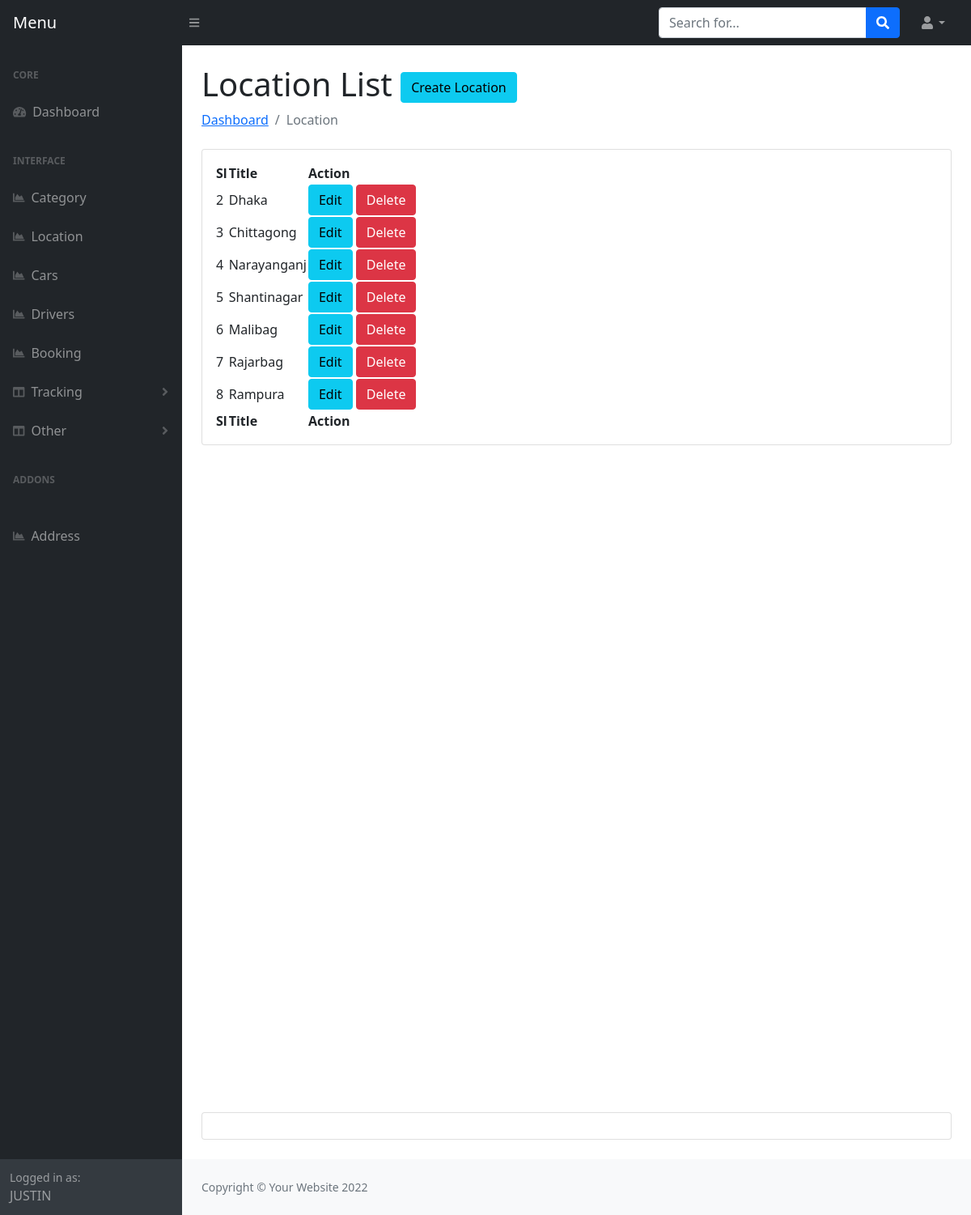
The app's page /admin/locations.php (signed in) with its own data.
### tables this page shows
CREATE TABLE `locations` (
  `id` int(11) NOT NULL,
  `location_name` text NOT NULL
);

### admin/locations.php (the view, shortened to what this page needs)
<?php include 'header.php'; ?>
<main>
    <div class="container-fluid px-4">
        <h1 class="mt-4">Location List <a class="btn btn-info" href="create-location.php">Create Location</a></h1>
        <ol class="breadcrumb mb-4">
            <li class="breadcrumb-item"><a href="index.php">Dashboard</a></li>
            <li class="breadcrumb-item active">Location</li>
        </ol>
        <div class="card mb-4">
            <div class="card-body">
                <table id="datatablesSimple">
                    <thead>
                        <tr>
                            <th>Sl</th>
                            <th>Title</th>
                            <th>Action</th>
                        </tr>
                    </thead>
                    <tfoot>
                        <tr>
                            <th>Sl</th>
                            <th>Title</th>
                            <th>Action</th>
                        </tr>
                    </tfoot>
                    <tbody>
                        <?php
                        $query = "SELECT * FROM locations";
                        $result = $con->query($query);
                        if ($result->num_rows > 0) {
                            $i = 0;
                            foreach ($result as $key => $value) {
                                $i++;
                        ?>
                                <tr>
                                    <td><?php echo $i + 1; ?></td>
                                    <td><?php echo $value['location_name'] ?></td>
                                    <td>
                                        <a href="edit-location.php?editid=<?php echo $value['id']; ?>" class="btn btn-info">Edit</a>
                                        <a href="?delid=<?php echo $value['id']; ?>" class="btn btn-danger">Delete</a>
                                    </td>
                                </tr>
                        <?php }
                        } ?>
                    </tbody>
                </table>
            </div>
        </div>
        <div style="height: 100vh"></div>
        <div class="card mb-4">
            <div class="card-body"></div>
        </div>
    </div>
</main>
<?php include 'footer.php'; ?>

### records on screen
locations: location_name "Dhaka"
locations: location_name "Chittagong"
locations: location_name "Narayanganj"
locations: location_name "Shantinagar"
locations: location_name "Malibag"
locations: location_name "Rajarbag"
locations: location_name "Rampura"

### other values on screen
$_SESSION['name'] "JUSTIN"
